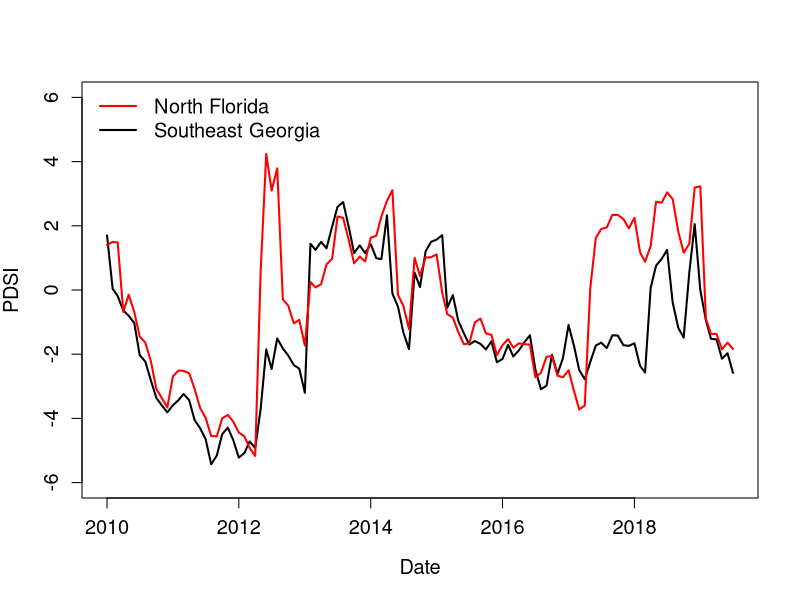
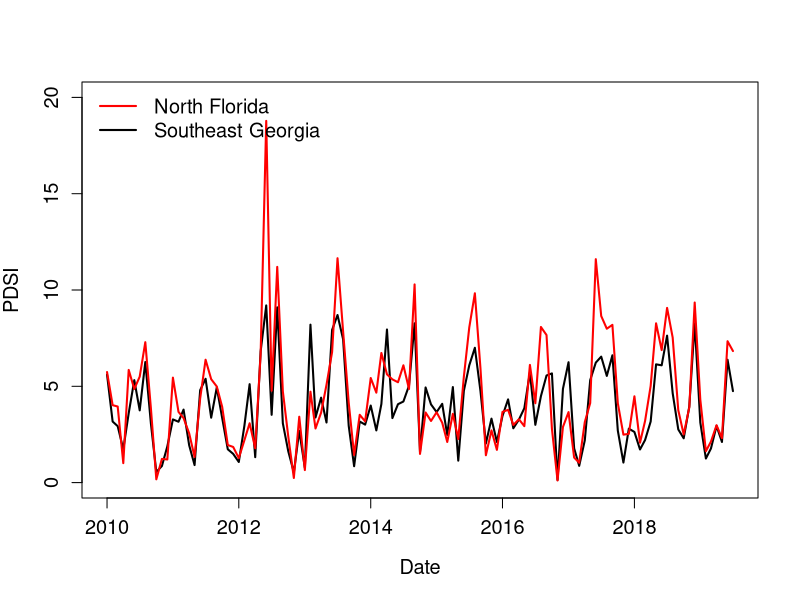
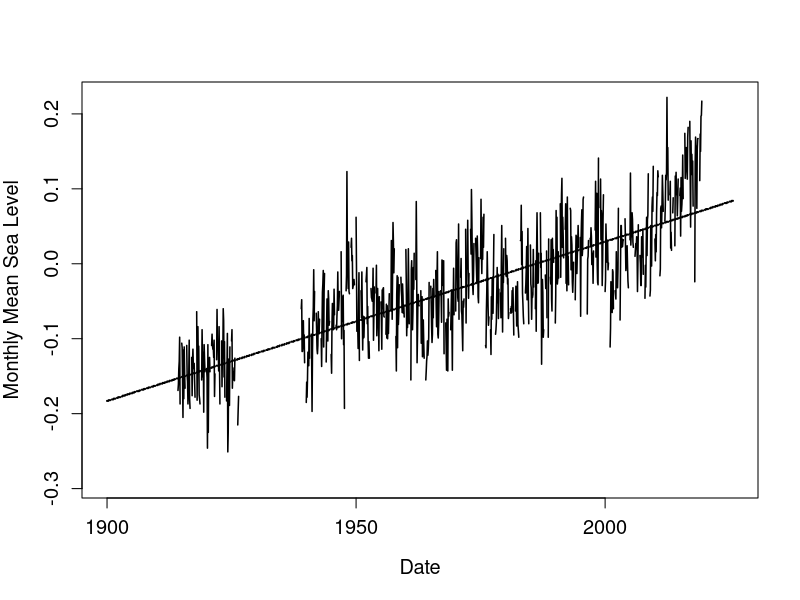
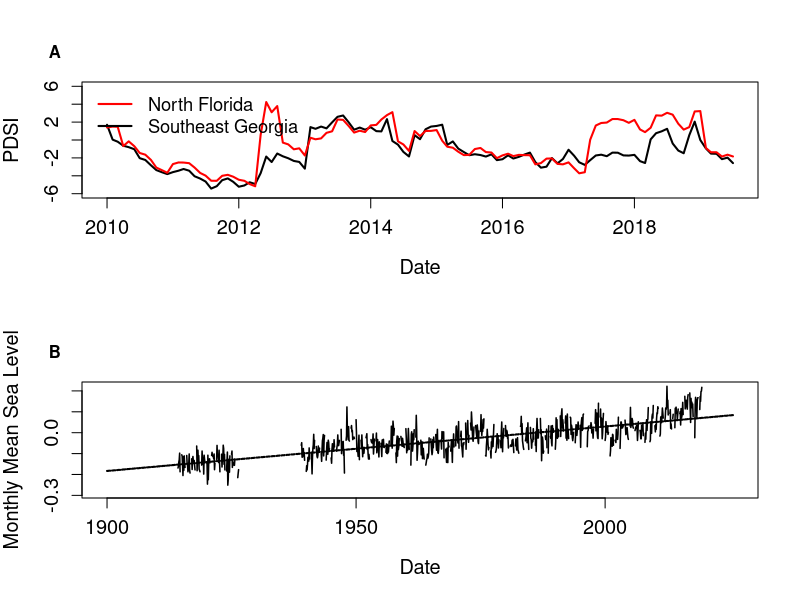

These charts were generated, in order, by the following R code:
#############
## Create plots
## Palmer Drought Severity Index
## Sea Level Trends
## Jennifer Moore
## August 19, 2019
#############

#Palmer Drought Severity Index
#Southeast Georgia
#North Florida

gdi <- read.csv("data/georgia_drought_index.csv", header = T)
#georgia
#column PDSI 
#data is monthly from January 2010 to July 2019 (column YearMonth)
fdi <- read.csv("data/florida_drought_index.csv", header = T)
#florida

#create a Date column from the column YearMonth 
#have to have a day so just add 01
gdi$Date <- paste(substr(gdi$YearMonth,1,4),"-",substr(gdi$YearMonth,5,6),"-01", sep = '')
gdi$Date <- as.Date(gdi$Date, "%Y-%m-%d")
fdi$Date <- paste(substr(fdi$YearMonth,1,4),"-",substr(fdi$YearMonth,5,6),"-01", sep = '')
fdi$Date <- as.Date(fdi$Date, "%Y-%m-%d")

#plot
plot(gdi$Date, gdi$PDSI, xlab = "Date", ylab = "PDSI", type = 'l', ylim = c(-6,6), lwd = 2, cex.lab = 1.2, cex.axis = 1.2)
lines(fdi$Date, fdi$PDSI, col = "red", lwd = 2)
legend("topleft", legend = c("North Florida", "Southeast Georgia"), col = c("red", "black"), lty = 1, lwd = 2, bty = 'n', cex = 1.2)


#Percipitation Index
#Southeast Georgia
#North Florida
plot(gdi$Date, gdi$PCP, xlab = "Date", ylab = "PDSI", type = 'l', ylim = c(0,20), lwd = 2, cex.lab = 1.2, cex.axis = 1.2)
lines(fdi$Date, fdi$PCP, col = "red", lwd = 2)
legend("topleft", legend = c("North Florida", "Southeast Georgia"), col = c("red", "black"), lty = 1, lwd = 2, bty = 'n', cex = 1.2)


#Sea Level Trends
#Cedar Key, Florida 8727520
sl <- read.csv("data/sea_level_trend.csv", header = T)
#Monthly_MSL - monthly mean sea level
#create date column
#have to add day - so just 01 for every month
sl$Date <- paste(sl$Year, "-0", sl$Month, "-01", sep = "")
sl$Date <- as.Date(sl$Date, "%Y-%m-%d")

#plot
plot(sl$Date, sl$Monthly_MSL, type = 'l', xlab = "Date", ylab = "Monthly Mean Sea Level", cex.lab = 1.2, cex.axis = 1.2, lwd = 1.5)
lines(sl$Date, sl$Linear_Trend, lwd = 2)


## create two panel plot 
# first row palmer drought severity index
# second row sea level trend

par(mfrow = c(2,1))
plot(gdi$Date, gdi$PDSI, xlab = "Date", ylab = "PDSI", type = 'l', ylim = c(-6,6), lwd = 2, cex.lab = 1.2, cex.axis = 1.2)
lines(fdi$Date, fdi$PDSI, col = "red", lwd = 2)
legend("topleft", legend = c("North Florida", "Southeast Georgia"), col = c("red", "black"), lty = 1, lwd = 2, bty = 'n', cex = 1.1)
mtext("A", side = 3, line = 1, adj = -0.05, font = 2)


plot(sl$Date, sl$Monthly_MSL, type = 'l', xlab = "Date", ylab = "Monthly Mean Sea Level", cex.lab = 1.2, cex.axis = 1.2, lwd = 1.5)
lines(sl$Date, sl$Linear_Trend, lwd = 2)
mtext("B", side = 3, line = 1, adj = -0.05, font = 2)

